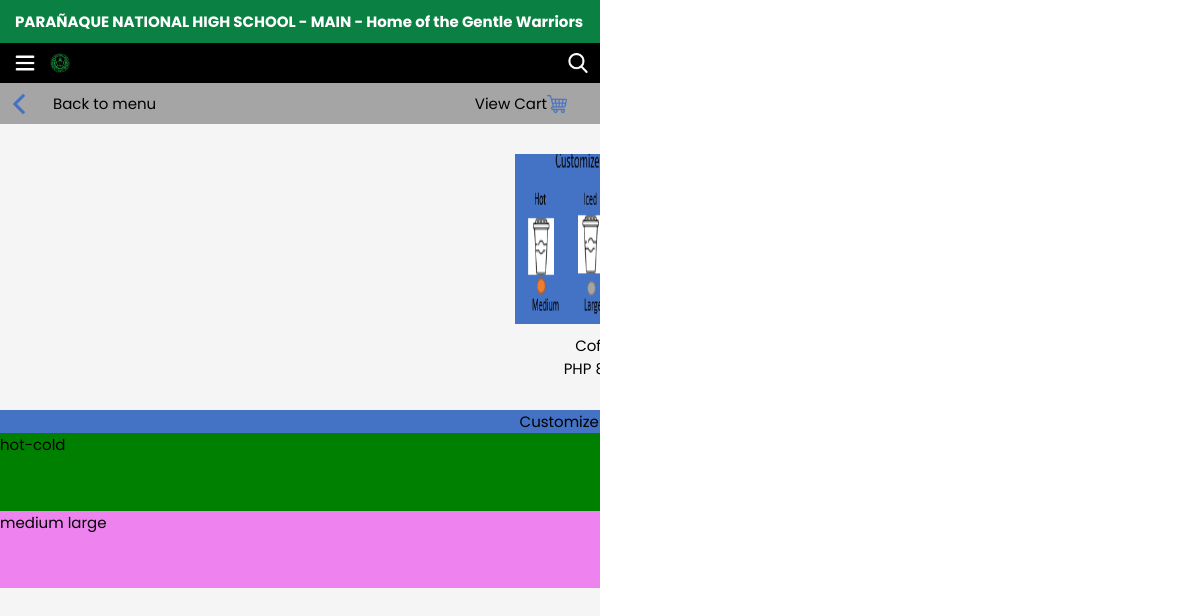
Page /detail.php?item_no=1 (signed in) on the committed database.
### tables this page shows
CREATE TABLE `tbl_item` (
  `item_no` int(11) NOT NULL,
  `item_name` varchar(128) NOT NULL,
  `item_prc` int(11) NOT NULL,
  `item_img` text NOT NULL,
  `item_cat` varchar(128) NOT NULL
);

### detail.php (the view, shortened to what this page needs)
<!DOCTYPE html>
<html>
<head>
  <link rel="stylesheet" href="styles/detail.css">
</head>
<?php
include("php/displayWelcome.php");
if (isset($_GET['item_no'])) {
  $item_no = $_GET['item_no'];
  $query="SELECT * FROM tbl_item WHERE item_no = '$item_no';";
  $result=mysqli_query($con, $query);
  $title_rows=mysqli_num_rows($result);
  if ($title_rows != 0) {
    while ($row=mysqli_fetch_array($result,MYSQLI_ASSOC))
    {
      $item_name=$row['item_name'];
      $item_prc=$row['item_prc'];
      $item_img=$row['item_img'];
    }
  }
}else{
  header("location:menu.php");
}
?>
<body>
  <div class="header">
    PARAÑAQUE NATIONAL HIGH SCHOOL - MAIN - Home of the Gentle Warriors
  </div>
  <div class="content">
    <div class="navbar">
      <img src="img/navigation.png" class="nav-icon nav">
      <img src="img/pnhs.png" class="nav-pnhs">
      <div class="search">
        <button type="submit" id="search-toggle">
          <img src="img/search.png" alt="search" class="nav-search">
        </button>
      </div>
    </div>
    <div class="back-menu">
      <a href="menu.php"><img src="img/left.png" class="back-menu-icon"> Back to menu </a>
      <a href="order.php"> View Cart <img src="img/cart.png" class="back-menu-icon cart"></a>
    </div>
    <div class="item">
      <?php
      print "
            <img src='uploads/$item_img'>
            <span>$item_name</span>
            <span>PHP $item_prc.00</span>
            <input type='hidden' id='prc' value='$item_prc'>
            ";
      ?>
    </div>
    <div class="details">
      <div class="caption">Customize your order</div>
    </div>
    <form class="variation-quantity" action="order.php" method="post">
      <div class="variation">
        <div class="hot-cold">
          hot-cold
        </div>
        <div class="size">
          medium large
        </div>
      </div>
      <div class="quantity">
        <div class="qty">
          Add to my cart <BR>
          <div class="quantity-div">
            <button class="minus-btn" onclick="minus()" type="button"><img src="img/minus.png" class="minus-icon"></button>
            <input type="number" id="quantity" value="1" step="1" min="1">
            <button class="plus-btn" onclick="plus()" type="button"><img src="img/plus.png" class="plus-icon"></button>
          </div>
          <?php
          print "
                <span id='total'>PHP $item_prc</span>
                ";
          ?>
        </div>
        <button type="submit" id="submit" name="add_itemorder">CONFIRM</button>
      </div>
    </form>
  </div>
</body>
</html>

### styles/detail.css (style rules this page uses)
:root { --green: rgb(11, 128, 67); --black: rgb(0, 0, 0); --white: rgb(255, 255, 255); --padding: 10px 15px; }
html { height: 100vh; background-size: cover; background-position: center; background-attachment: fixed; overflow-y: scroll; }
body, html { width: 100vw; overflow-x: hidden; display: flex; flex-wrap: nowrap; flex-direction: column; max-width: 600px; }
* { font-family: "Poppins", sans-serif; color: var(--black); font-weight: 400; box-sizing: border-box; position: relative; outline: none; margin: 0; padding: 0; font-size: 15px; text-decoration: none; }
.header { background-color: var(--green); width: 100vw; padding: var(--padding); color: var(--white); font-weight: 700; }
.content { display: flex; flex-direction: column; width: 100%; background-color: whitesmoke; height: 100vh; }
.navbar { width: 100%; display: flex; align-items: center; background-color: var(--black); padding: var(--padding); }
.nav-icon { width: 20px; z-index: 2; position: absolute; filter: invert(100%); }
.nav-pnhs { width: 20px; margin-left: 35px; }
.search { display: flex; align-items: center; position: absolute; right: 2%; }
.search > button { border: none; background-color: transparent; }
.nav-search { width: 20px; filter: invert(100%); display: flex; align-items: center; }
.back-menu { background: #a5a5a5; display: flex; justify-content: space-between; align-items: center; padding: 1.5%; }
.back-menu > a { display: flex; align-items: center; }
.back-menu-icon { width: 20px; filter: invert(49%) sepia(13%) saturate(3631%) hue-rotate(186deg) brightness(82%) contrast(84%); margin: auto 0; margin-right: 2vw; }
.item { width: 100vw; display: flex; padding: 5%; justify-content: center; flex-wrap: wrap; }
.item img { width: 170px; height: 170px; margin-bottom: 10px; }
.item span { width: 100vw; text-align: center; }
.details { display: flex; background-color: #4472C4; width: 100vw; }
.caption { width: 100vw; text-align: center; }
.variation-quantity { display: flex; background-color: #4472C4; width: 100vw; }
.variation { display: flex; flex-wrap: wrap; width: 50%; }
.hot-cold { display: flex; background-color: green; width: 100%; }
.size { display: flex; background-color: violet; width: 100%; }
.quantity { display: flex; flex-wrap: wrap; justify-content: center; width: 50%; padding: 10px; }
.qty { background-color: #FFC000; border-top-left-radius: 15px; border-bottom-right-radius: 15px; border: 2px solid white; padding: 0 20px; width: 100%; text-align: center; }
.quantity-div { display: flex; align-items: center; justify-content: space-between; }
.minus-btn, .plus-btn { border: none; background-color: #ed7d31; border-radius: 50%; width: 20px; height: 20px; padding: 5px; display: flex; justify-content: center; }
.minus-icon, .plus-icon { width: 10px; filter: invert(100%); }
#quantity { width: 35px; background-color: transparent; border: none; text-align: center; }
#submit { margin-top: 5%; width: 30vw; background-color: var(--green); color: var(--white); padding: 5px 15px; border: 0; border-radius: 3px; }

### rows in the picture
tbl_item: item_img (picture), item_name "Coffee", item_prc "80"
